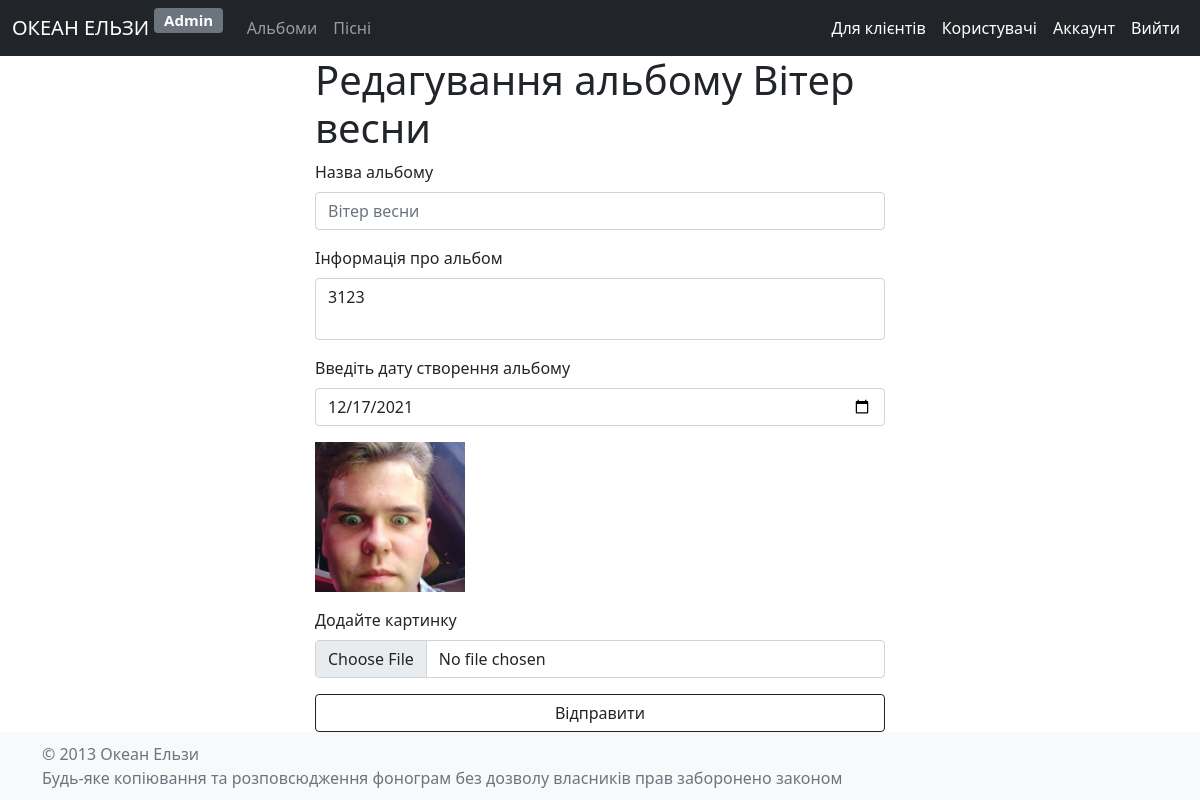
/admin/albums/1/update (signed in), run on the app's committed database.
### models/models.py (models this page shows)
class Album(db.Model):
    __tablename__ = 'albums'
    id = db.Column(db.Integer, primary_key=True)
    name = db.Column(db.Text, nullable=False)
    description = db.Column(db.Text, nullable=False)
    src = db.Column(db.Text, nullable=False)
    date = db.Column(db.Text, nullable=False)
    songs = relationship('Song', backref='song', cascade="all,delete")

### decorators.py (the view)
    def authModeratorWrapper(*args, **kwargs):
        try:
            print('moderator decorator!!', current_user.role, current_user.role)
            if current_user.role == Role.admin or current_user.role == Role.moderator:
                return function(*args, **kwargs)
            return render_template('/admin/error.html', errorCode=403)
        except:
            print('moderator decorator!! except')
            return render_template('/admin/error.html', errorCode=401)

### blueprints/admin/albums.py (called while the page is built, shortened)
@albums.route('/<int:id>/update', methods=['POST', 'GET'])
@authModerator
def post_update(id):
    album = Album.query.get(id)
    return render_template("admin/albums/update.html", album=album, Role=Role)

### models/models.py (called while the page is built)
@loginManager.user_loader
def load_user(user_id):
    return User.query.get(int(user_id))

### templates/admin/albums/update.html
{% extends 'admin/layout.html' %}
{% block content %}
    <div class="w-50 align-center">
        <h1>Редагування альбому {{ album.name }}</h1>
        <div>
            <form enctype="multipart/form-data" method="post">
                <div class="mb-3">
                    <label for="name" class="form-label">Назва альбому</label>
                    <input type="text" id="name" class="form-control" placeholder="Вітер весни" name="name">
                </div>
                <div class="mb-3">
                    <label for="description" class="form-label">Інформація про альбом</label>
                    <textarea class="form-control" id="description" name="description" style="resize: none">{{ album.description }}</textarea>
                </div>
                <div class="mb-3">
                    <label for="name" class="form-label">Введіть дату створення альбому</label>
                    <input type="date" id="date" class="form-control" placeholder="2003" name="date" value="{{ album.date }}">
                </div>
                <div class="mb-3">
                    <div class="wrapperImage">
                        <img src="/static/uploads/{{ album.src }}" alt="{{ album.name }}" class="image">
                    </div>
                </div>
                <div class="mb-3">
                    <label for="file" class="form-label"> Додайте картинку</label>
                    <input class="form-control" type="file" id="file" name="file">
                </div>
                <input class="btn btn-outline-dark" id="submit" name="submit" type="submit" value="Відправити">
            </form>
        </div>
    </div>
{% endblock %}

### static/style.css (style rules this page uses)
* { margin: 0; padding: 0; box-sizing: border-box; }
form .btn { width: 100%; }
img { width: 350px; }
.align-center { position: absolute; top: 50%; left: 50%; transform: translate(-50%, -50%); }
.wrapperImage { width: 150px; height: 150px; }
.image { width: 100%; height: 100%; object-fit: cover }

### data on the page
Album: name "Вітер весни", description "3123", date "12/17/2021", src (picture)
